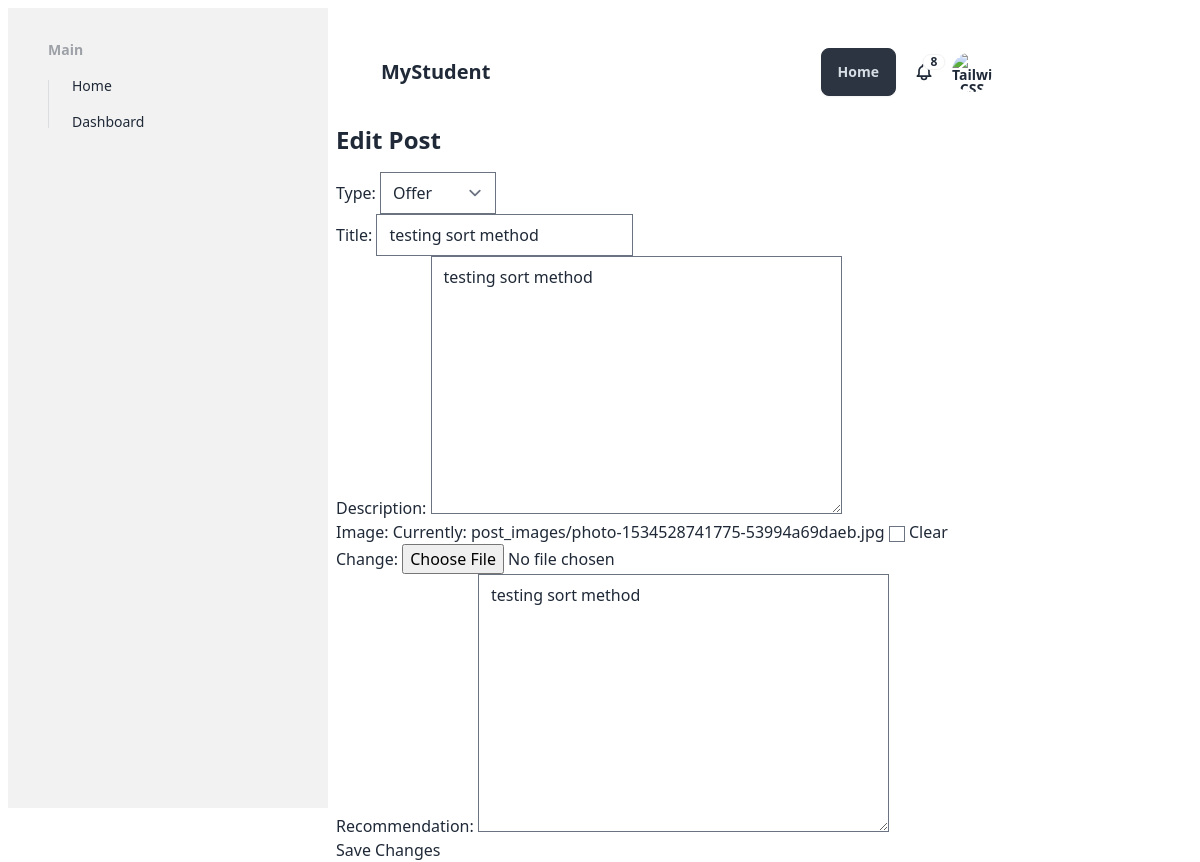
/posts/14/edit/ (signed in), run on the app's committed database.
### core/models.py (models this page shows)
class Post(models.Model):
    TYPE_CHOICES = (
        (0, 'Offer'),
        (1, 'Request'),
    )
    id = models.AutoField(primary_key=True)
    type = models.IntegerField(choices=TYPE_CHOICES)
    title = models.CharField(max_length=255)
    description = models.TextField()
    image = models.ImageField(blank=True, upload_to='post_images/')
    creator = models.ForeignKey(User, on_delete=models.CASCADE)
    created_at = models.DateTimeField(auto_now_add=True)

class Recommandation(Post):
    text = models.TextField()

### core/views.py (the view)
# urls.py: path('posts/<int:pk>/edit/', PostUpdateView.as_view(), name='post_update'),
class PostUpdateView(LoginRequiredMixin, UpdateView):
    model = Post
    template_name = 'posts/post_update.html'
    success_url = reverse_lazy('dashboard')
    def get_object(self, queryset=None):
        post = super().get_object(queryset)
        if hasattr(post, 'recommandation'):
            return post.recommandation
        elif hasattr(post, 'transport'):
            return post.transport
        elif hasattr(post, 'stage'):
            return post.stage
        elif hasattr(post, 'evenement'):
            return post.evenement
        elif hasattr(post, 'logement'):
            return post.logement
        else:
            return None
    def get_form_class(self):
        post = self.object
        if hasattr(post, 'recommandation'):
            return RecommandationForm
        elif hasattr(post, 'transport'):
            return TransportForm
        elif hasattr(post, 'stage'):
            return StageForm
        elif hasattr(post, 'evenement'):
            return EvenementForm
        elif hasattr(post, 'logement'):
            return LogementForm
        else:
            return None
    def get_queryset(self):
        queryset = super().get_queryset()
        return queryset.filter(creator=self.request.user)

### core/forms.py
class RecommandationForm(BasePostForm):
    text = forms.CharField(label='Recommendation', widget=forms.Textarea, required=True)
    class Meta:
        model = Recommandation
        fields = BasePostForm.Meta.fields + ('text',)

### core/context_processors.py (called while the page is built)
def tailwind_version(request):
    return {'TAILWIND_VERSION': settings.TAILWIND_VERSION}

### core/templates/posts/post_update.html (shortened to what this page needs)
{% load static tailwind_tags %}
<!DOCTYPE html>
<html lang="en">
  <head>
    <link
      rel="stylesheet"
      href="https://cdnjs.cloudflare.com/ajax/libs/font-awesome/6.5.1/css/all.min.css"
    />
    {% tailwind_css %}
    <link rel="stylesheet" type="text/css" href="{% static 'css/main.css' %}" />
  </head>
  <body class="container">
    <div class="menu">{% include 'components/sidebar.html' %}</div>
    <div class="content">
      <div class="home_container">
        {% include 'components/navbar.html' %}
        <h1 class="text-2xl font-bold mb-4">Edit Post</h1>
    <form method="post">
        {{ form.as_p }}
        <button type="submit">Save Changes</button>
    </form>
      </div>
  </body>
</html>

### core/static/css/main.css (style rules this page uses)
.container { display: flex; }
.menu { flex: 1; }
.content { flex: 4; }
.home_container { padding: 20px; border-radius: 10px; margin-top: 20px; }

### data on the page
Post: title "testing sort method", description "testing sort method"
Recommandation: text "testing sort method"
